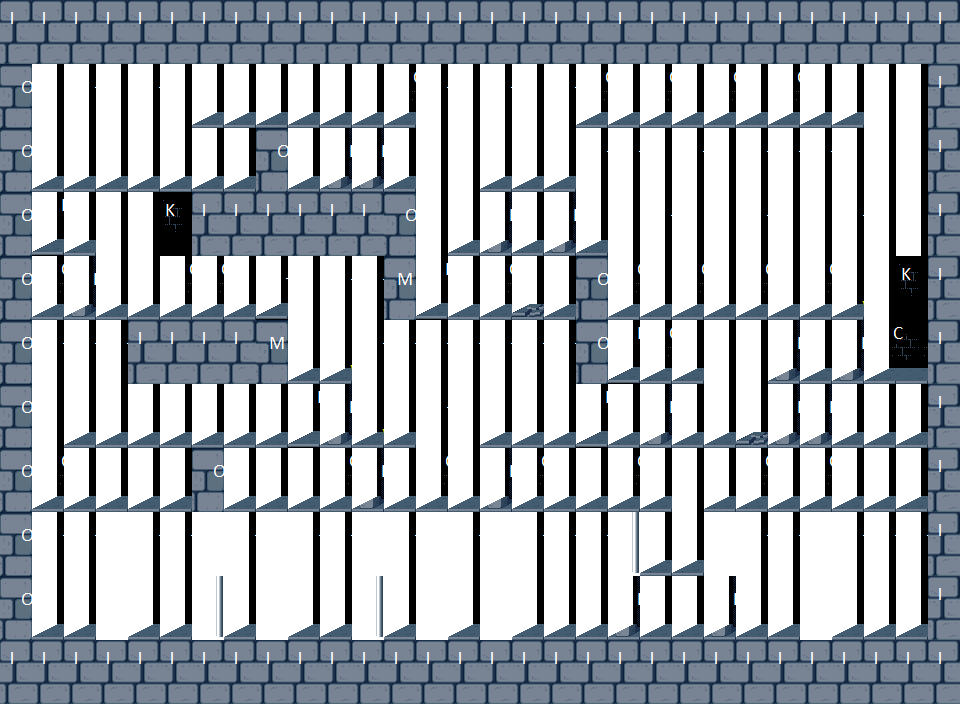

Tiled map render using the project's own tile images. Description and the whole map definition, tile-layer contents included, below:
An orthogonal 30x11 tile map with 32x64 px tiles, 1 tile layer (Fons), 1 hidden layer not drawn, 7 tilesets.

<map version="1.0" orientation="orthogonal" renderorder="right-down" width="30" height="11" tilewidth="32" tileheight="64" nextobjectid="1">
 <tileset firstgid="1" name="Tiles pel Tiled" tilewidth="64" tileheight="64" tilecount="18" columns="6">
  <image source="../Tiles pel Tiled.png" trans="ffffff" width="384" height="192" />
 </tileset>
 <tileset firstgid="19" name="Pues spritesheet" tilewidth="64" tileheight="64" tilecount="3" columns="3">
  <image source="../Sprites/Pues/Pues spritesheet.png" trans="55aaff" width="192" height="64" />
 </tileset>
 <tileset firstgid="22" name="Sprite porta-transp bo" tilewidth="64" tileheight="64" tilecount="30" columns="10">
  <image source="../Sprites/Sprite portes/Sprite porta-transp bo2.png" trans="55aaff" width="640" height="192" />
 </tileset>
 <tileset firstgid="52" name="Spritesheet trampa2" tilewidth="64" tileheight="64" tilecount="4" columns="4">
  <image source="../Sprites/Trampa 2/Spritesheet trampa2.png" trans="55aaff" width="256" height="64" />
 </tileset>
 <tileset firstgid="56" name="Porta gran - spritesheet" tilewidth="96" tileheight="128" tilecount="18" columns="6">
  <image source="../Sprites/Porta gran/Porta gran - spritesheet.png" trans="ff0000" width="576" height="384" />
 </tileset>
 <tileset firstgid="74" name="TiledBo" tilewidth="64" tileheight="64" tilecount="30" columns="6">
  <image source="../Tiles Bones/TiledBo.png" trans="ff0000" width="384" height="320" />
 </tileset>
 <tileset firstgid="104" name="TiledBo LLETRES" tilewidth="64" tileheight="64" tilecount="30" columns="6">
  <image source="../Tiles Bones/TiledBo LLETRES.png" trans="00aa00" width="384" height="320" />
 </tileset>
 <layer name="Fons" width="30" height="11">
  <data encoding="csv">
112,112,112,112,112,112,112,112,112,112,112,112,112,112,112,112,112,112,112,112,112,112,112,112,112,112,112,112,112,112,
118,114,113,114,113,114,104,104,104,104,104,124,106,113,114,113,114,113,106,105,106,105,106,105,106,105,104,114,114,112,
118,104,105,104,104,105,104,104,118,104,117,117,119,114,114,104,104,124,113,113,114,113,114,113,113,113,114,114,114,112,
118,109,104,114,114,10,112,112,112,112,112,112,118,114,104,117,104,117,119,114,113,114,114,113,114,114,113,114,114,112,
118,106,117,105,105,106,106,105,123,114,113,113,116,109,104,106,107,104,118,106,105,106,105,106,105,106,125,114,11,112,
118,113,113,113,112,112,112,112,116,104,125,113,113,113,113,113,113,113,118,109,106,104,114,114,117,104,117,106,3,112,
118,114,104,104,104,104,104,104,104,109,117,125,104,113,114,104,104,104,109,105,117,104,104,107,117,117,104,104,104,112,
118,106,105,104,105,104,118,104,104,104,106,117,104,106,104,117,106,104,104,106,104,114,104,106,104,106,104,104,104,112,
118,113,113,129,113,113,129,113,129,113,113,129,113,129,113,129,113,113,113,108,104,104,129,113,113,129,113,113,113,112,
118,105,105,129,105,105,108,105,129,105,105,108,105,129,105,129,105,105,105,117,105,105,117,105,105,129,105,105,105,112,
112,112,112,112,112,112,112,112,112,112,112,112,112,112,112,112,112,112,112,112,112,112,112,112,112,112,112,112,112,112
</data>
 </layer>
 <layer name="Davant" width="30" height="11" visible="0">
  <data encoding="csv">
0,0,0,0,0,0,0,0,0,0,0,0,0,0,0,0,0,0,0,0,0,0,0,0,0,0,0,0,0,0,
0,0,0,0,0,0,0,0,0,0,0,0,0,0,0,0,0,0,0,0,0,0,0,0,0,0,0,0,0,0,
0,0,0,56,0,0,0,0,0,0,12,12,0,0,0,0,0,0,0,0,0,0,0,0,0,0,0,0,0,0,
0,0,0,0,0,0,0,0,0,0,0,0,0,0,0,12,0,12,0,0,0,0,0,0,0,0,0,0,0,0,
0,0,12,0,0,0,52,52,0,0,0,0,0,0,21,21,0,0,0,0,0,0,0,0,0,0,0,0,0,0,
0,0,0,0,0,0,0,0,0,0,0,0,0,0,0,0,0,0,0,0,15,0,0,0,12,0,12,0,0,0,
0,0,0,52,0,21,0,52,0,0,12,0,0,0,0,0,0,0,22,0,115,0,0,0,115,115,0,0,0,0,
0,0,0,0,0,0,0,0,0,21,21,12,0,0,0,12,0,52,0,0,0,0,0,0,0,0,0,0,0,0,
0,0,0,115,0,0,115,0,115,0,0,115,0,115,0,115,0,0,0,115,0,0,115,0,0,115,0,0,0,0,
0,0,0,115,0,0,115,0,115,0,0,115,0,115,0,115,0,0,0,115,0,0,115,0,0,115,0,0,0,0,
0,0,0,0,0,0,0,0,0,0,0,0,0,0,0,0,0,0,0,0,0,0,0,0,0,0,0,0,0,0
</data>
 </layer>
</map>